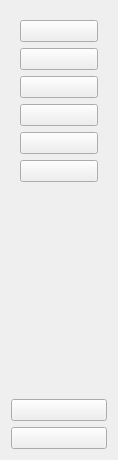
   <widget class="QWidget" name="icon_only_widget" native="true">
    <property name="geometry">
     <rect>
      <x>12</x>
      <y>12</y>
      <width>118</width>
      <height>460</height>
     </rect>
    </property>
    <property name="styleSheet">
     <string notr="true"/>
    </property>
    <layout class="QVBoxLayout" name="verticalLayout_14">
     <item>
      <widget class="QFrame" name="frame_2">
       <property name="frameShape">
        <enum>QFrame::NoFrame</enum>
       </property>
       <layout class="QVBoxLayout" name="verticalLayout_13">
        <item>
         <widget class="QPushButton" name="pushButton">
          <property name="maximumSize">
           <size>
            <width>16777215</width>
            <height>16777213</height>
           </size>
          </property>
          <property name="text">
           <string/>
          </property>
          <property name="icon">
           <iconset resource="resource.qrc">
            <normaloff>:/img/img/home.svg</normaloff>:/img/img/home.svg</iconset>
          </property>
          <property name="checkable">
           <bool>true</bool>
          </property>
         </widget>
        </item>
        <item>
         <widget class="QPushButton" name="p20">
          <property name="text">
           <string/>
          </property>
          <property name="icon">
           <iconset resource="resource.qrc">
            <normaloff>:/img/img/slack.svg</normaloff>:/img/img/slack.svg</iconset>
          </property>
          <property name="checkable">
           <bool>true</bool>
          </property>
          <property name="autoExclusive">
           <bool>true</bool>
          </property>
         </widget>
        </item>
        <item>
         <widget class="QPushButton" name="p21">
          <property name="text">
           <string/>
          </property>
          <property name="icon">
           <iconset resource="resource.qrc">
            <normaloff>:/img/img/shopping-bag.svg</normaloff>:/img/img/shopping-bag.svg</iconset>
          </property>
          <property name="checkable">
           <bool>true</bool>
          </property>
          <property name="autoExclusive">
           <bool>true</bool>
          </property>
         </widget>
        </item>
        <item>
         <widget class="QPushButton" name="p22">
          <property name="text">
           <string/>
          </property>
          <property name="icon">
           <iconset resource="resource.qrc">
            <normaloff>:/img/img/heart.svg</normaloff>:/img/img/heart.svg</iconset>
          </property>
          <property name="checkable">
           <bool>true</bool>
          </property>
          <property name="autoExclusive">
           <bool>true</bool>
          </property>
         </widget>
        </item>
        <item>
         <widget class="QPushButton" name="p23">
          <property name="text">
           <string/>
          </property>
          <property name="icon">
           <iconset resource="resource.qrc">
            <normaloff>:/img/img/mail.svg</normaloff>:/img/img/mail.svg</iconset>
          </property>
          <property name="iconSize">
           <size>
            <width>50</width>
            <height>20</height>
           </size>
          </property>
          <property name="checkable">
           <bool>true</bool>
          </property>
          <property name="autoExclusive">
           <bool>true</bool>
          </property>
         </widget>
        </item>
        <item>
         <widget class="QPushButton" name="p24">
          <property name="text">
           <string/>
          </property>
          <property name="icon">
           <iconset resource="resource.qrc">
            <normaloff>:/img/img/layers.svg</normaloff>:/img/img/layers.svg</iconset>
          </property>
          <property name="iconSize">
           <size>
            <width>50</width>
            <height>20</height>
           </size>
          </property>
          <property name="checkable">
           <bool>true</bool>
          </property>
          <property name="autoExclusive">
           <bool>true</bool>
          </property>
         </widget>
        </item>
        <item>
         <spacer name="verticalSpacer_9">
          <property name="orientation">
           <enum>Qt::Vertical</enum>
          </property>
          <property name="sizeHint" stdset="0">
           <size>
            <width>20</width>
            <height>40</height>
           </size>
          </property>
         </spacer>
        </item>
       </layout>
      </widget>
     </item>
     <item>
      <widget class="QPushButton" name="pushButton_15">
       <property name="text">
        <string/>
       </property>
       <property name="icon">
        <iconset resource="resource.qrc">
         <normaloff>:/img/img/settings.svg</normaloff>:/img/img/settings.svg</iconset>
       </property>
       <property name="checkable">
        <bool>true</bool>
       </property>
       <property name="autoExclusive">
        <bool>true</bool>
       </property>
      </widget>
     </item>
     <item>
      <widget class="QPushButton" name="pushButton_16">
       <property name="text">
        <string/>
       </property>
       <property name="icon">
        <iconset resource="resource.qrc">
         <normaloff>:/img/img/log-out.svg</normaloff>:/img/img/log-out.svg</iconset>
       </property>
       <property name="checkable">
        <bool>true</bool>
       </property>
       <property name="autoExclusive">
        <bool>true</bool>
       </property>
      </widget>
     </item>
    </layout>
   </widget>
